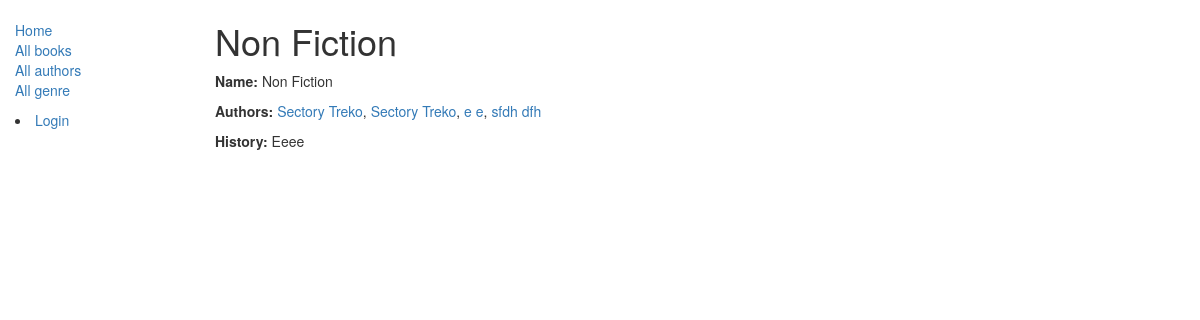
Screenshot of /books_catalog/genre/1/ with the database file from the repository.
### books_catalog/models.py (models this page shows, shortened)
class Genre(models.Model):
    name = models.CharField(max_length=200, help_text= "Enter a book genre(e.g.Science Fiction, French Poetry, etc)")
    history = models.TextField(help_text="Enter a genre story")

class Book(models.Model):
    title = models.CharField(max_length=200)
    author = models.ForeignKey('Author', on_delete=models.SET_NULL, null=True)
    language = models.ForeignKey(Language, on_delete=models.SET_NULL, null=True)
    summary = models.TextField(max_length=1000, help_text="Enter a brief description of the book")
    genre = models.ManyToManyField(Genre, help_text="Select a genre for this book")
    history = models.TextField(help_text="Enter a genre story")
    def display_genre(self):
        """
        Creates a string for the Genre. This is required to display genre in Admin.
        """
        return ', '.join([genre.name for genre in self.genre.all()[:3]])
    display_genre.short_description = 'Genre'

class Author(models.Model):
    first_name = models.CharField(max_length=100)
    last_name = models.CharField(max_length=100)
    date_of_birth = models.DateField(null=True, blank=True)
    date_of_death = models.DateField('Died', null=True, blank=True)
    biography = models.TextField(help_text="Enter an author biography")
    gallery = models.ImageField
    def __str__(self):
        return '{0} {1}'.format(self.last_name, self.first_name)
    class Meta:
        ordering = ['last_name']

### books_catalog/views.py (the view)
# urls.py: path('genre/<int:pk>/', views.GenreDetailView.as_view(), name='genre-detail'),
class GenreDetailView(generic.DetailView):
    model = Genre

### books_catalog/templates/books_catalog/genre_detail.html
{% extends "base_generic.html" %}
{% block content %}
  <h1>{{ genre.name }}</h1>
  <p><strong>Name:</strong> {{ genre.name }}</p>
<p><strong>Authors:</strong> {% for book in genre.book_set.all %} <a href="{% url 'author-detail' book.author.pk %}">{{ book.author }}</a>{% if not forloop.last %}, {% endif %}{% endfor %}</p>
  <p><strong>History:</strong> {{ genre.history }}</p>
{% endblock %}

### rows the page displays
Genre: name "Non Fiction", history "Eeee"
Book: author "Sectory Treko"
Book: author "Sectory Treko"
Book: author "e e"
Book: author "sfdh dfh"
